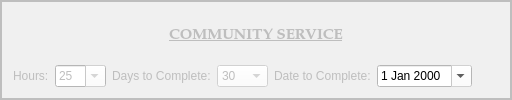
        <widget class="QFrame" name="community_service_frame">
         <property name="enabled">
          <bool>false</bool>
         </property>
         <property name="styleSheet">
          <string notr="true">background-color: rgb(240, 240, 240);</string>
         </property>
         <property name="frameShape">
          <enum>QFrame::Box</enum>
         </property>
         <property name="frameShadow">
          <enum>QFrame::Plain</enum>
         </property>
         <property name="lineWidth">
          <number>2</number>
         </property>
         <layout class="QGridLayout" name="gridLayout">
          <item row="0" column="0" colspan="7">
           <widget class="QLabel" name="label_26">
            <property name="maximumSize">
             <size>
              <width>16777215</width>
              <height>100</height>
             </size>
            </property>
            <property name="font">
             <font>
              <family>Palatino Linotype</family>
              <pointsize>11</pointsize>
              <weight>75</weight>
              <italic>false</italic>
              <bold>true</bold>
              <underline>true</underline>
             </font>
            </property>
            <property name="text">
             <string>COMMUNITY SERVICE</string>
            </property>
            <property name="alignment">
             <set>Qt::AlignCenter</set>
            </property>
           </widget>
          </item>
          <item row="1" column="3">
           <widget class="QComboBox" name="community_service_days_to_complete_box">
            <property name="focusPolicy">
             <enum>Qt::StrongFocus</enum>
            </property>
            <property name="styleSheet">
             <string notr="true">background-color: rgb(255, 255, 255);</string>
            </property>
            <item>
             <property name="text">
              <string>30</string>
             </property>
            </item>
            <item>
             <property name="text">
              <string>60</string>
             </property>
            </item>
            <item>
             <property name="text">
              <string>90</string>
             </property>
            </item>
            <item>
             <property name="text">
              <string>120</string>
             </property>
            </item>
            <item>
             <property name="text">
              <string>150</string>
             </property>
            </item>
            <item>
             <property name="text">
              <string>180</string>
             </property>
            </item>
           </widget>
          </item>
          <item row="1" column="1">
           <widget class="QComboBox" name="community_service_hours_ordered_box">
            <property name="focusPolicy">
             <enum>Qt::StrongFocus</enum>
            </property>
            <property name="styleSheet">
             <string notr="true">background-color: rgb(255, 255, 255);</string>
            </property>
            <property name="editable">
             <bool>true</bool>
            </property>
            <item>
             <property name="text">
              <string>25</string>
             </property>
            </item>
            <item>
             <property name="text">
              <string>50</string>
             </property>
            </item>
            <item>
             <property name="text">
              <string>100</string>
             </property>
            </item>
            <item>
             <property name="text">
              <string>200</string>
             </property>
            </item>
            <item>
             <property name="text">
              <string>500</string>
             </property>
            </item>
           </widget>
          </item>
          <item row="1" column="4">
           <widget class="QLabel" name="label_22">
            <property name="text">
             <string>Date to Complete:</string>
            </property>
           </widget>
          </item>
          <item row="1" column="5">
           <widget class="QDateEdit" name="community_service_date_to_complete_box">
            <property name="focusPolicy">
             <enum>Qt::StrongFocus</enum>
            </property>
            <property name="styleSheet">
             <string notr="true">color: rgb(0, 0, 0);
background-color: rgb(255, 255, 255);</string>
            </property>
            <property name="calendarPopup">
             <bool>true</bool>
            </property>
           </widget>
          </item>
          <item row="1" column="2">
           <widget class="QLabel" name="label">
            <property name="text">
             <string>Days to Complete:</string>
            </property>
           </widget>
          </item>
          <item row="1" column="0">
           <widget class="QLabel" name="label_15">
            <property name="text">
             <string>Hours:</string>
            </property>
           </widget>
          </item>
         </layout>
        </widget>
